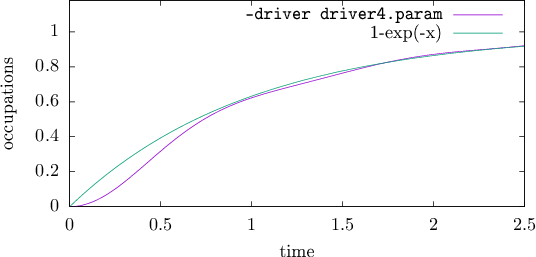

Reproduce this figure in gnuplot.
set term epslatex color standalone size 12cm,6cm 
set out "plot_hopping_N10.tex"


set yrange [0:1.18]
set ylabel 'occupations'
set xlabel 'time'

plot "ACE4.out" u 1:2 w l t '\texttt{-driver driver4.param}' \
, 1-exp(-x) 
